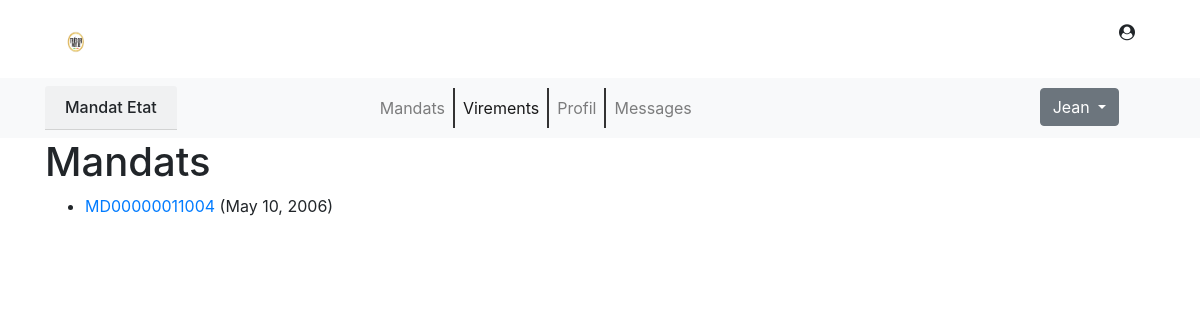
The app's page /mandats/mesmandats/ (signed in), older data.
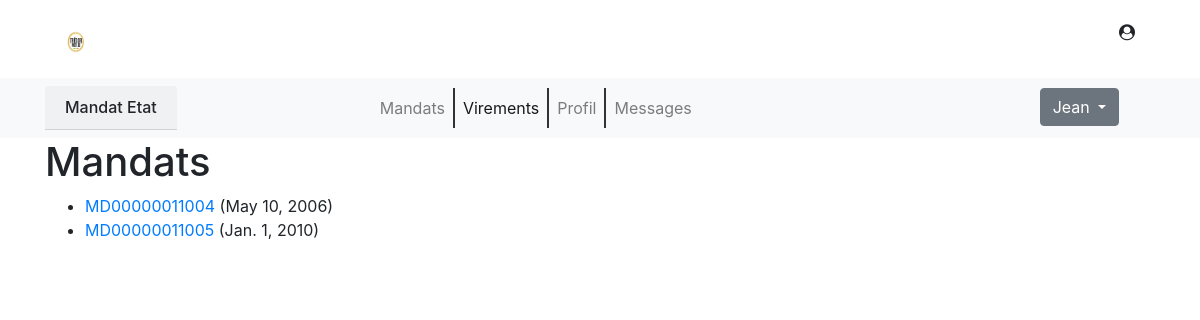
The same page, newer data.
### mandats/models.py (models this page shows, shortened)
class Mandat(models.Model):
    COD_STATUT = (
        ('SA', 'En saisie'),
        ('AC', 'Accepté'),
        ('VI', 'Visé'),
        ('RJ', 'Rejetté'),
        ('RF', 'Refusé'),
        ('RC', 'Reçu'),
    )
    ide_piece = models.CharField(max_length=20, primary_key=True)
    cod_statut = models.CharField(max_length=2, choices=COD_STATUT, verbose_name="Le statut du mandat")
    objet = models.TextField(max_length=240)
    fournisseur = models.ForeignKey(Fournisseurs, on_delete=models.SET_NULL, null=True)
    utilisateur = models.ForeignKey(User, on_delete=models.SET_NULL, null=True, blank=True)
    date_emis = models.DateField()
    date_reception = models.DateField()
    montant = models.IntegerField()
    motif_rejet = models.CharField(max_length=45, blank=True)
    class Meta:
        ordering = ['ide_piece']
    """def was_received_recently(self):
        return self.date_reception >= timezone.now() - datetime.timedelta(days=1)"""

### mandats/views.py (the view)
# urls.py: path('mesmandats/', views.LoanedMandatByUserListView.as_view(), name='mandat-utilisateur'),
class LoanedMandatByUserListView(LoginRequiredMixin, generic.ListView):
    model = Mandat
    template_name = 'mandats/mandat_list_utilisateur_user.html'
    paginate_by = 10
    def get_queryset(self):
        return Mandat.objects.filter(utilisateur=self.request.user).order_by('date_emis')

### mandats/templates/mandats/mandat_list_utilisateur_user.html
{% extends "base_generic.html" %}
{% block content %}
    <h1>Mandats</h1>
    {% if mandat_list %}
    <ul>
      {% for mandatU in mandat_list %}
      <li class="{% if mandatU.cod_statut == 'RF' or mandatU.cod_statut == 'RJ' %}text-danger{% endif %}">
        <a href="{% url 'mandat-detail' mandatU.pk %}">{{mandatU.ide_piece}}</a> ({{ mandatU.date_emis }})
      </li>
      {% endfor %}
    </ul>
    {% else %}
      <p>Pas de mandats disponible</p>
    {% endif %}
{% endblock %}

Row changes from the older to the newer data that the page shows:
added Mandat: ide_piece "MD00000011005", date_emis "Jan. 1, 2010"
